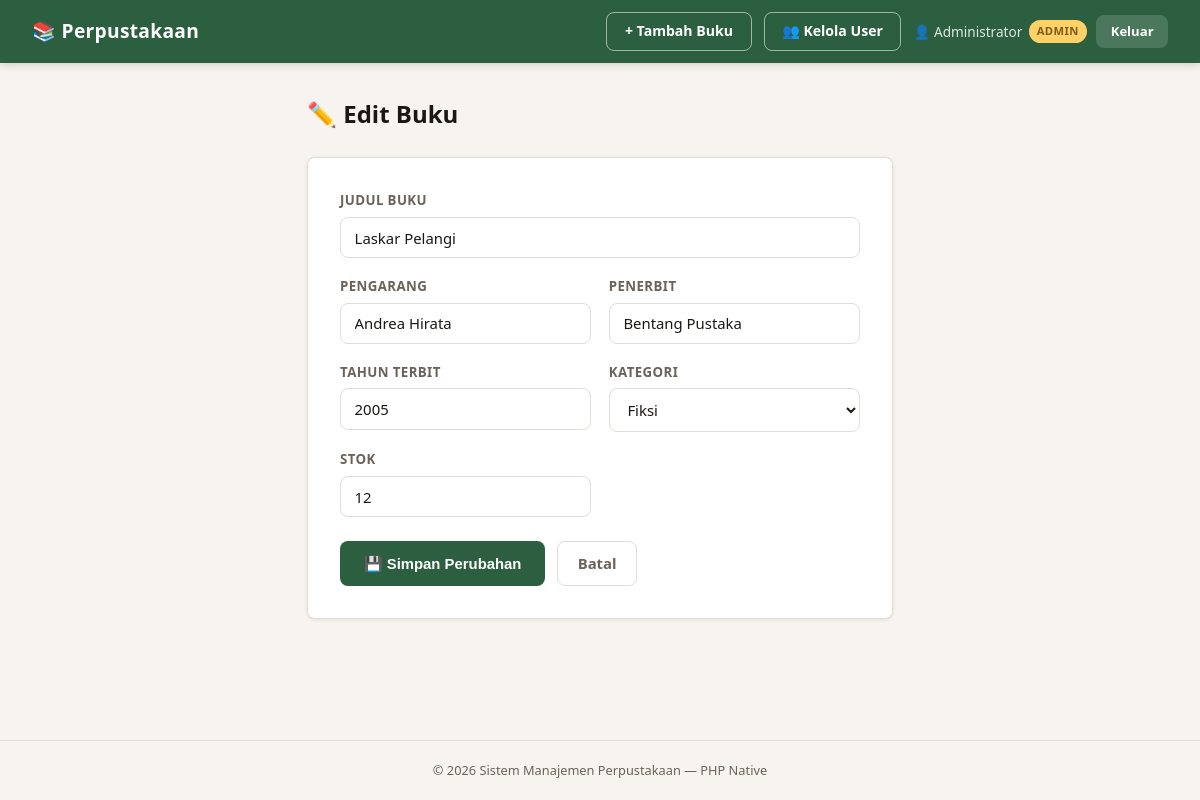
The page /pages/edit.php?id=1 (signed in) on the database its author committed.
### tables this page shows
CREATE TABLE IF NOT EXISTS buku (
  id           INT AUTO_INCREMENT PRIMARY KEY,
  judul        VARCHAR(255) NOT NULL,
  pengarang    VARCHAR(150) NOT NULL,
  penerbit     VARCHAR(150) NOT NULL,
  tahun_terbit YEAR         NOT NULL,
  kategori     ENUM('Fiksi','Non-Fiksi','Sains','Teknologi','Sejarah','Biografi','Lainnya') NOT NULL DEFAULT 'Lainnya',
  stok         INT          NOT NULL DEFAULT 0,
  created_at   TIMESTAMP    DEFAULT CURRENT_TIMESTAMP,
  updated_at   TIMESTAMP    DEFAULT CURRENT_TIMESTAMP ON UPDATE CURRENT_TIMESTAMP
);

### pages/edit.php (the view, shortened to what this page needs)
<?php
require_once '../includes/db.php';
require_once '../includes/layout.php';
$id   = (int)($_GET['id'] ?? $_POST['id'] ?? 0);
$stmt = $conn->prepare("SELECT * FROM buku WHERE id = ?");
$stmt->bind_param('i', $id);
$stmt->execute();
$buku = $stmt->get_result()->fetch_assoc();
$kategori_list = ['Fiksi','Non-Fiksi','Sains','Teknologi','Sejarah','Biografi','Lainnya'];
?>
<div class="page-title">✏️ Edit Buku</div>
<div class="form-card">
  <form method="POST" action="edit.php">
    <div class="form-grid">
      <div class="form-group full">
        <label for="judul">Judul Buku</label>
        <input type="text" id="judul" name="judul" value="<?= htmlspecialchars($buku['judul']) ?>">
      </div>
      <div class="form-group">
        <label for="pengarang">Pengarang</label>
        <input type="text" id="pengarang" name="pengarang" value="<?= htmlspecialchars($buku['pengarang']) ?>">
      </div>
      <div class="form-group">
        <label for="penerbit">Penerbit</label>
        <input type="text" id="penerbit" name="penerbit" value="<?= htmlspecialchars($buku['penerbit']) ?>">
      </div>
      <div class="form-group">
        <label for="tahun_terbit">Tahun Terbit</label>
        <input type="number" id="tahun_terbit" name="tahun_terbit"
               value="<?= htmlspecialchars($buku['tahun_terbit']) ?>" min="1800" max="<?= date('Y') ?>">
      </div>
      <div class="form-group">
        <label for="kategori">Kategori</label>
        <select id="kategori" name="kategori">
          <?php foreach ($kategori_list as $kat): ?>
            <option value="<?= $kat ?>" <?= $buku['kategori'] === $kat ? 'selected' : '' ?>><?= $kat ?></option>
          <?php endforeach; ?>
        </select>
      </div>
      <div class="form-group">
        <label for="stok">Stok</label>
        <input type="number" id="stok" name="stok" value="<?= htmlspecialchars($buku['stok']) ?>" min="0">
      </div>
    </div>
    <div class="form-actions">
      <button type="submit" class="btn-primary">💾 Simpan Perubahan</button>
      <a href="<?= BASE_URL ?>index.php" class="btn-secondary">Batal</a>
    </div>
  </form>
</div>

### assets/css/style.css (style rules this page uses)
*, *::before, *::after { box-sizing: border-box; margin: 0; padding: 0; }
:root { --bg: #F7F4EF; --surface: #FFFFFF; --border: #E2DDD6; --ink: #1A1714; --ink-muted: #6B635A; --accent: #2B5F3F; --accent-lt: #E8F1EC; --danger: #B03A2E; --danger-lt: #FDECEA; --warn: #7D5A1E; --warn-lt: #FEF9EC; --radius: 8px; --shadow: 0 1px 4px rgba(0,0,0,.08); }
body { background: var(--bg); color: var(--ink); font-family: 'Segoe UI', system-ui, sans-serif; font-size: 15px; line-height: 1.6; min-height: 100vh; display: flex; flex-direction: column; }
.page-title { font-size: 1.5rem; font-weight: 700; margin-bottom: 1.5rem; color: var(--ink); display: flex; align-items: center; gap: .5rem; }
.form-card { background: var(--surface); border: 1px solid var(--border); border-radius: var(--radius); padding: 2rem; box-shadow: var(--shadow); max-width: 680px; }
.form-grid { display: grid; grid-template-columns: 1fr 1fr; gap: 1.1rem; }
.form-group { display: flex; flex-direction: column; gap: .35rem; }
.form-group.full { grid-column: 1 / -1; }
label { font-size: .83rem; font-weight: 600; color: var(--ink-muted); text-transform: uppercase; letter-spacing: .4px; }
input[type=text], input[type=number], select, textarea { padding: .6rem .85rem; border: 1px solid var(--border); border-radius: var(--radius); font-size: .93rem; background: var(--surface); color: var(--ink); outline: none; transition: border-color .2s; font-family: inherit; }
.form-actions { margin-top: 1.5rem; display: flex; gap: .75rem; }
.btn-primary { padding: .6rem 1.5rem; background: var(--accent); color: #fff; border: none; border-radius: var(--radius); font-size: .93rem; font-weight: 700; cursor: pointer; text-decoration: none; display: inline-block; }
.btn-secondary { padding: .6rem 1.2rem; background: transparent; color: var(--ink-muted); border: 1px solid var(--border); border-radius: var(--radius); font-size: .93rem; font-weight: 600; cursor: pointer; text-decoration: none; display: inline-block; }

### rows shown on the page
buku: judul "Laskar Pelangi", pengarang "Andrea Hirata", penerbit "Bentang Pustaka", tahun_terbit "2005", kategori "Fiksi", stok "12"

### other values the page prints
$user['nama'] "Administrator"
$user['role'] "ADMIN"
